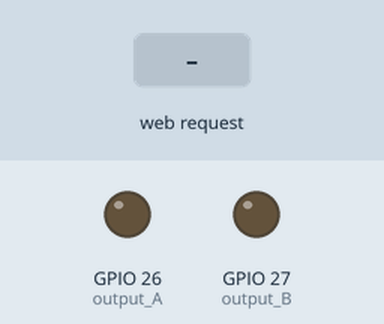
This sketch was run on a simulated ESP32. Parts: output pins drawn as LEDs (lit = HIGH). The test bench sets the inputs (shaded band). WiFi joins after 1.5 s; servers stay silent unless stated; what the sketch prints to the serial monitor is not drawn.

Above: at 2.7 s.
2.8 s: HTTP request GET /output_A/on received
At 3.9 s:
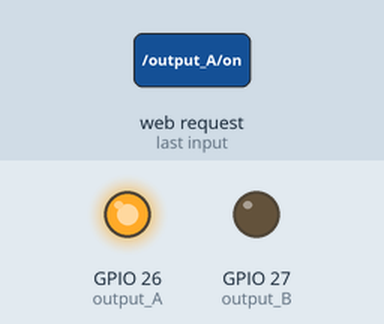
4.3 s: HTTP request GET /output_B/on received
At 5.0 s:
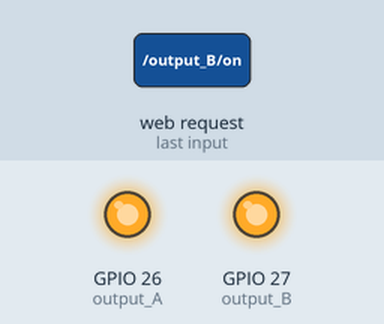
5.8 s: HTTP request GET /output_A/off received
At 6.1 s:
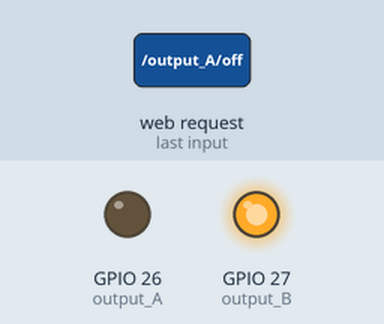
Timing chart, 0 to 8.8 s (numbered marks = the images above; inputs shaded):
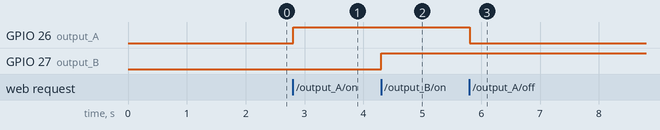

Measured:
- after the input at 2.8 s, GPIO 26 (output_A): LOW → HIGH at once
- after the input at 4.3 s, GPIO 27 (output_B): LOW → HIGH at once
- after the input at 5.8 s, GPIO 26 (output_A): HIGH → LOW at once

The sketch:

SmartHome.ino
```cpp
// Webserver_LED.ino
// IDE 1.8.9
// ESP32

#include <WiFi.h>
#include "my_secrets.h"
WiFiServer server(80);

#define output_A 26  // select pin A
#define output_B 27  // select pin B

String header;
String output_A_State = "off";
String output_B_State = "off";

void setup()
{ Serial.begin(115200);
  pinMode(output_A, OUTPUT); pinMode(output_B, OUTPUT);
  digitalWrite(output_A, LOW); digitalWrite(output_B, LOW);
  Serial.print("Connecting to ");
  Serial.println(SECRET_SSID);
  WiFi.begin(SECRET_SSID, SECRET_PASS);
  while (WiFi.status() != WL_CONNECTED)
  { delay(500);  Serial.print(".");
  }
  Serial.println("");
  Serial.println("WLAN connected.");
  Serial.println("IP address: ");
  Serial.println(WiFi.localIP());
  server.begin();
}

void loop()
{ WiFiClient client = server.available();
  if (client)
  { Serial.println("New Client.");
    String currentLine = "";
    while (client.connected())
    { if (client.available())
      { char c = client.read();
        Serial.write(c);
        header += c;
        if (c == '\n')
        { if (currentLine.length() == 0)
          { client.println("HTTP/1.1 200 OK");
            client.println("Content-type:text/html");
            client.println("Connection: close");
            client.println();
            if (header.indexOf("GET /output_A/on") >= 0)
            { output_A_State = "on"; digitalWrite(output_A, HIGH);
            }
            else if (header.indexOf("GET /output_A/off") >= 0)
            { output_A_State = "off"; digitalWrite(output_A, LOW);
            }
            else if (header.indexOf("GET /output_B/on") >= 0)
            { output_B_State = "on"; digitalWrite(output_B, HIGH);
            }
            else if (header.indexOf("GET /output_B/off") >= 0)
            { output_B_State = "off"; digitalWrite(output_B, LOW);
            }
            client.println("<!DOCTYPE html><html>");
            client.println("<head><meta name=\"viewport\" content=\"width=device-width, initial-scale=1\">");
            client.println("<link rel=\"icon\" href=\"data:,\">");
            client.println("<style>html { font-family: Helvetica; display: inline-block; margin: 0px auto; text-align: center;}");
            client.println(".button1 {background-color: green;}");
            client.println(".button2 {background-color: red;}</style></head>");
            client.println("<body><h1>ESP32 Web Server</h1>");

            client.println("<p>Channel A: " + output_A_State + "</p>");

            if (output_A_State=="off")
            { client.println("<p><a href=\"/output_A/on\"><button class=\"button1\">ON</button></a></p>");
            }
            else
            { client.println("<p><a href=\"/output_A/off\"><button class=\"button2\">OFF</button></a></p>");
            }

            client.println("<p>Channel B: " + output_B_State + "</p>");

            if (output_B_State=="off")
            { client.println("<p><a href=\"/output_B/on\"><button class=\"button1\">ON</button></a></p>");
            }
            else
            { client.println("<p><a href=\"/output_B/off\"><button class=\"button2\">OFF</button></a></p>");
            }
            client.println("</body></html>");
            client.println();
            break;
          }
          else
          { currentLine = "";
          }
    }
    else if (c != '\r')
    { currentLine += c;
    }
   }
 }
 header = "";
 client.stop();
 Serial.println("Client disconnected.");
 Serial.println("");
 }
}
```

my_secrets.h
```cpp
#define SECRET_SSID "WLANrouter1234"
#define SECRET_PASS "12345678901234567890"
```
